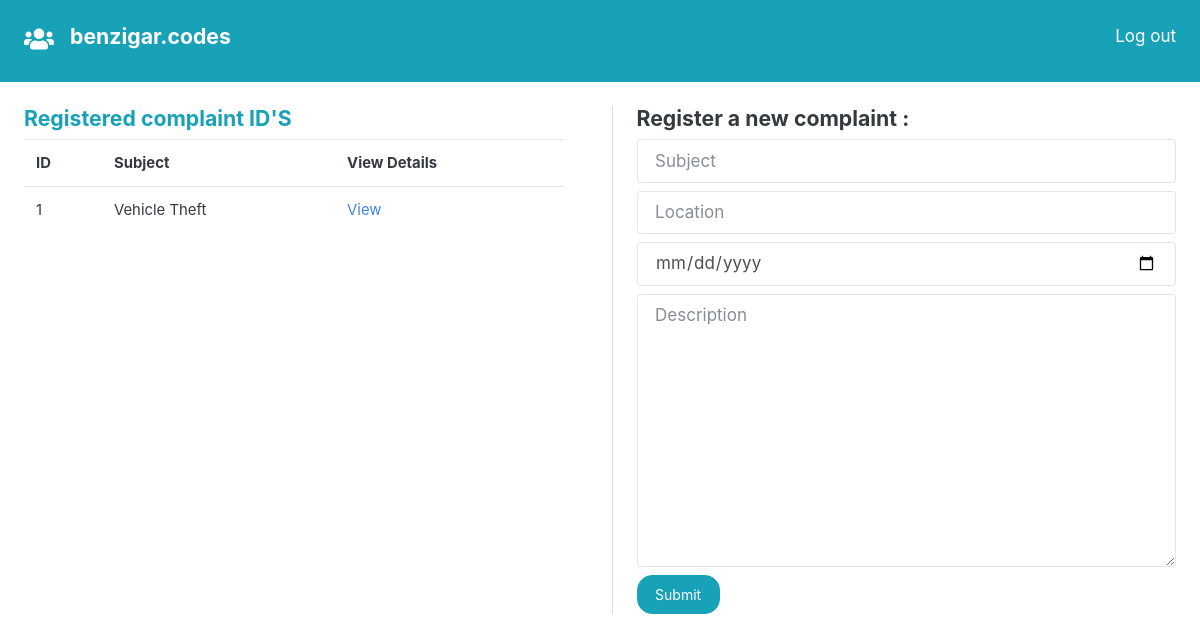
Page /common/home.php (signed in) on the committed database.
### tables this page shows
CREATE TABLE `users` (
  `id` int(11) NOT NULL,
  `username` varchar(30) NOT NULL,
  `email` varchar(30) NOT NULL,
  `password` varchar(30) NOT NULL,
  `age` int(11) NOT NULL,
  `gender` varchar(10) NOT NULL,
  `address` varchar(30) NOT NULL,
  `phone` varchar(30) NOT NULL
);

CREATE TABLE `complaint` (
  `id` int(11) NOT NULL,
  `userid` int(11) NOT NULL,
  `subject` varchar(30) NOT NULL,
  `location` varchar(30) NOT NULL,
  `date` date NOT NULL,
  `description` varchar(500) NOT NULL,
  `status` varchar(30) NOT NULL,
  `police_msg` varchar(500) NOT NULL
);

### common/home.php (the view, shortened to what this page needs)
<?php
include("../connection.php");
if (isset($_SESSION['email'])) {
    if (isset($_GET['logout'])) {
        $_SESSION['email'] = 0;
        session_destroy();
        header("Location: index.php");
    } else {
        $email = $_SESSION['email'];
        $username = mysqli_query($connection, "select username from users where email='$email';");
        $username = mysqli_fetch_all($username);
        $username = $username[0][0];
        $userid = mysqli_query($connection, "select id from users where email='$email';");
        $userid = mysqli_fetch_all($userid);
        $userid = $userid[0][0];
        ?>
        <!DOCTYPE html>
        <html lang="en">
        <head>
            <link rel="stylesheet" href="../bootstrap.min.css">
        </head>
        <body>
            <div class="d-flex p-4 justify-content-between bg-info text-white">
                <div class="d-flex">
                    <a href="home.php">
                    </a>
                    <h5 class="ml-3 text-white">
                        <?php echo $username; ?>
                    </h5>
                </div>
                <div>
                    <a href="home.php?logout=1" class="text-white">Log out</a>
                </div>
            </div>
            <div class="row no-gutters">
                <div class="col m-4">
                    <h5 class="text-info">Registered complaint ID'S </h5>
                    <table class="table">
                        <tr>
                            <th>
                                ID
                            </th>
                            <th>
                                Subject
                            </th>
                            <th>
                                View Details
                            </th>
                            <?php
                                    $compliants = mysqli_query($connection, "select id,subject from complaint where userid=$userid;");
                                    while ($row = mysqli_fetch_array($compliants)) {
                                        echo '
                                        <tr>
                                            <td>
                                                ' . $row[0] . '
                                            </td>
                                            <td>
                                                ' . $row[1] . '
                                            </td>
                                            <td>
                                                <a href="complaint.php?id=' . $row[0] . '">View</a>
                                            </td>
                                        </tr>
                                        ';
                                    }
                                    ?>
                    </table>
                </div>
                <div class="col m-4 border-left pl-4">
                    <h5>Register a new complaint : </h5>
                    <form action="register.php" method="post">
                        <input required class="form-control mb-2" placeholder="Subject" type="text" name="subject" id="">
                        <input required class="form-control mb-2" placeholder="Location" type="text" name="location" id="">
                        <input required class="form-control mb-2" placeholder="Date" type="date" name="date" id="">
                        <textarea placeholder="Description" required class="form-control mb-2" name="description" id="" cols="30" rows="10"></textarea>
                        <input class="btn btn-info" type="submit" value="Submit">
                    </form>
                </div>
            </div>
        </body>
        </html>
<?php
    }
} else {
    header("Location: index.php");
}
?>

### rows in the picture
users: username "benzigar.codes"
complaint: id "1", subject "Vehicle Theft"
